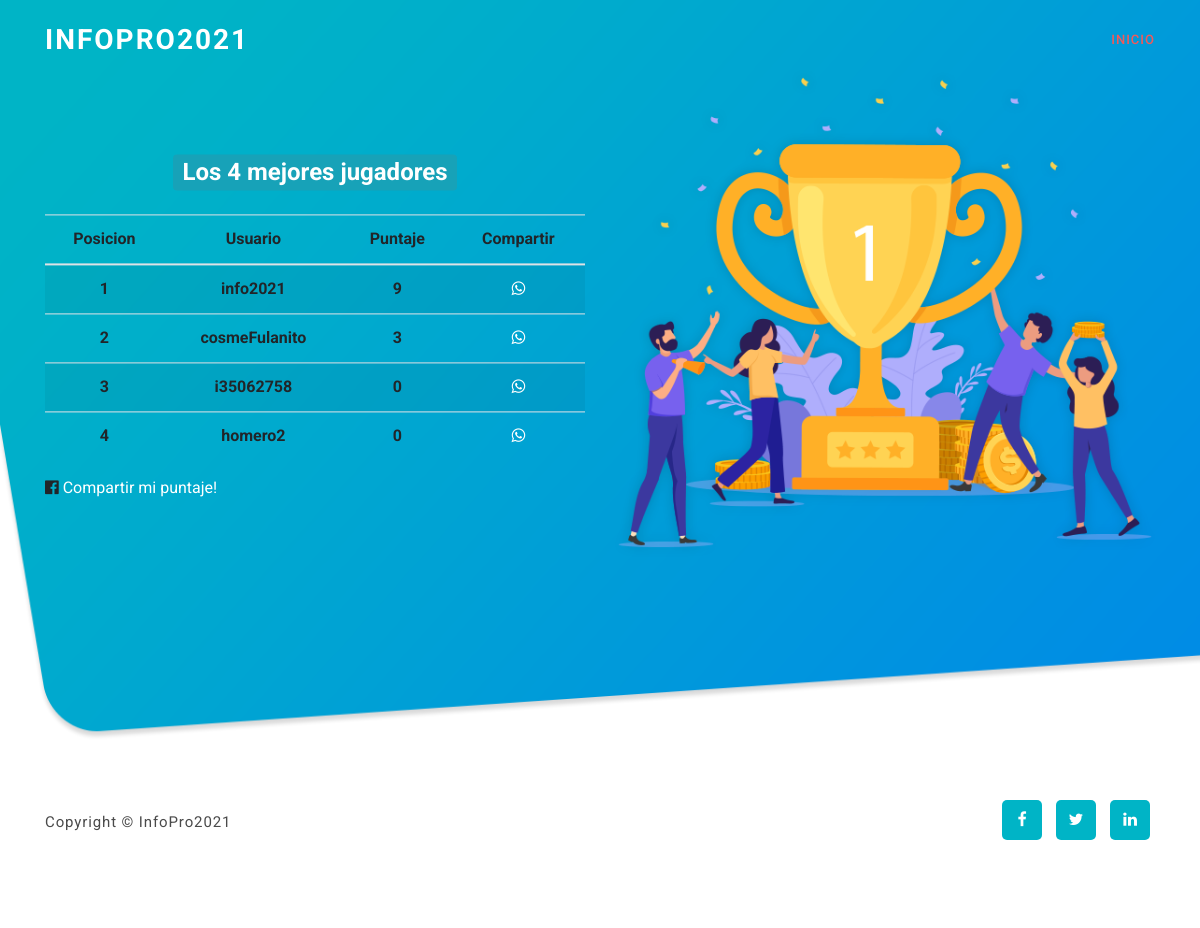
/tablero/, run on an earlier commit of the app's database.
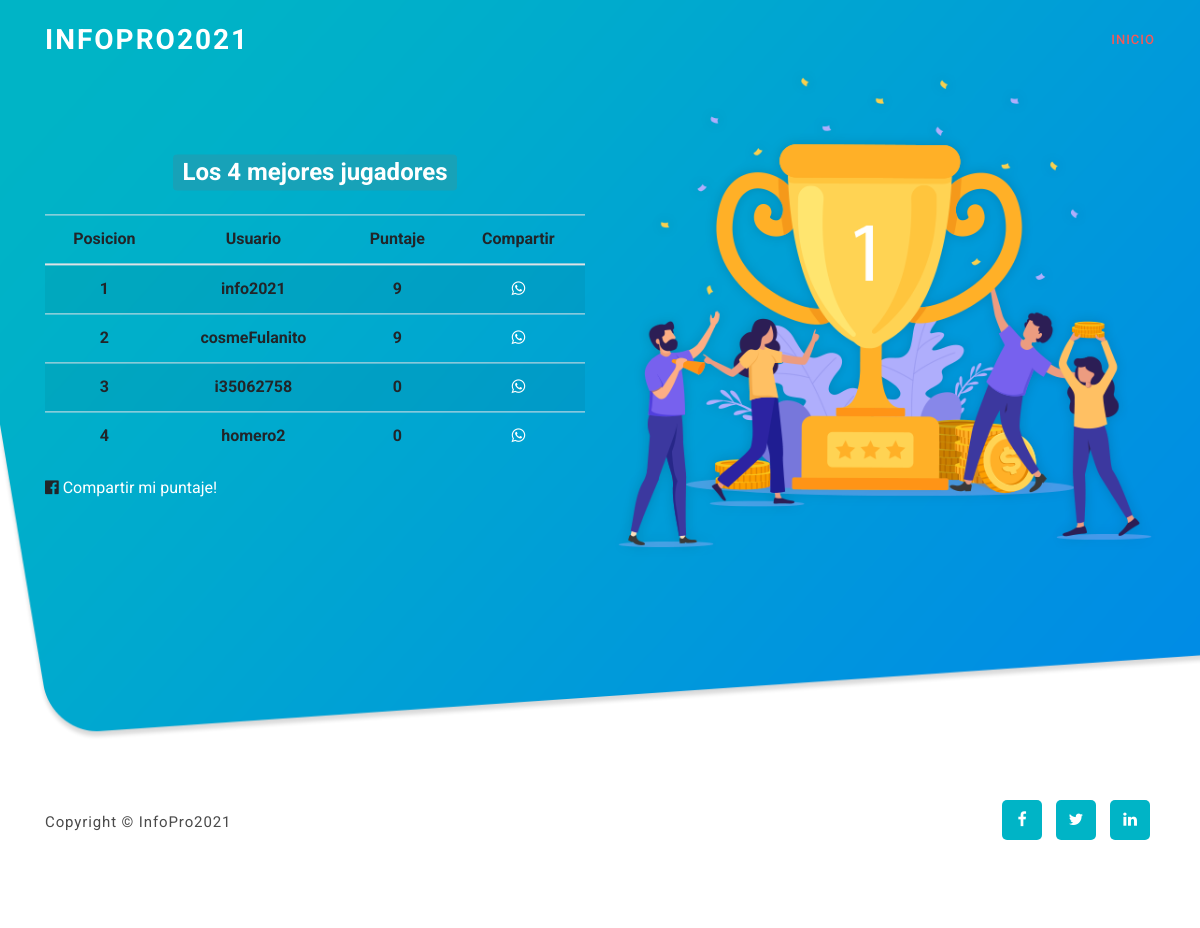
And on a later commit of the database.
### preguntas/models.py (models this page shows, shortened)
class Jugador(models.Model):
    nombre=models.CharField(max_length=64)
    puntaje=models.IntegerField(default=0)
    puntaje_maximo=models.IntegerField(default=0)

### preguntas/views.py (the view)
# urls.py: path('tablero/',views.tablero,name="tablero")
def tablero(request):
    total_usuarios=Jugador.objects.order_by('-puntaje_maximo')[:10]
    contador=total_usuarios.count()
    return render(request,'preguntas/tablero.html',{
        'total_usuarios':total_usuarios,
        'contador':contador,
    })

### preguntas/templates/preguntas/tablero.html
{% extends "preguntas/layout.html" %}
{% block body %}
	<h2 class="text-center my-4">
		<span class="badge badge-info">
			Los {{contador}} mejores jugadores
		</span>
	</h2>
	<table class="table table-striped table-bodered">
		<thead>
			<tr style="align-items: center;">
				<th>Posicion</th>
				<th>Usuario</th>
				<th>Puntaje</th>
				<th>Compartir</th>
			</tr>
		</thead>
		<tbody>
			{% for jugador in total_usuarios %}
				<tr>
					<th>{{forloop.counter}}</th>
					<th>{{jugador.nombre}}</th>
					<th>{{jugador.puntaje_maximo}}</th>
					<th><a href="https://api.whatsapp.com/send?text=Mira mi puntaje! {{jugador.puntaje_maximo}} " style="color: white;"><i class="fa fa-whatsapp" aria-hidden="true"></i></a></th>
				</tr>
			{% endfor %}
		</tbody>
	</table>
	<i class="fa fa-facebook-official" aria-hidden="true"></i>
	<a href="https://www.facebook.com/sharer/sharer.php?u=http%3A//127.0.0.1%3A8000/tablero/" style="color: white;">Compartir mi puntaje!</a> <br>
{% endblock %}

What changed in the data, as far as the page shows it:
changed Jugador "cosmeFulanito": puntaje_maximo "3" → "9"
